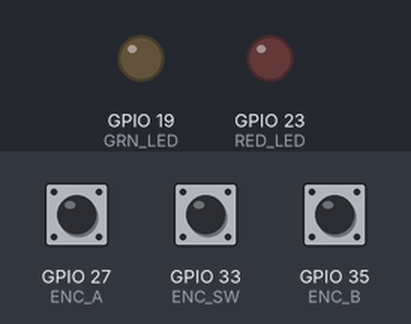
Bench run of a sketch on a simulated ESP32. Parts: output pins drawn as LEDs (lit = HIGH). The inputs (shaded band) are chosen by the test bench; at power-on: GPIO 33 (ENC_SW) HIGH, GPIO 27 (ENC_A) HIGH, GPIO 35 (ENC_B) HIGH. What the sketch prints to the serial monitor is not drawn.

Above: at 2.2 s.
2.3 s: GPIO 33 (ENC_SW) pulled LOW for 0.15 s
At 2.37 s:
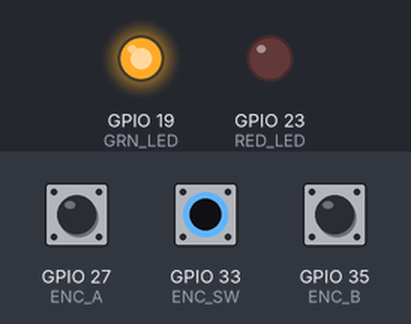
3.9 s: GPIO 33 (ENC_SW) pulled LOW for 3.2 s
At 8.2 s:
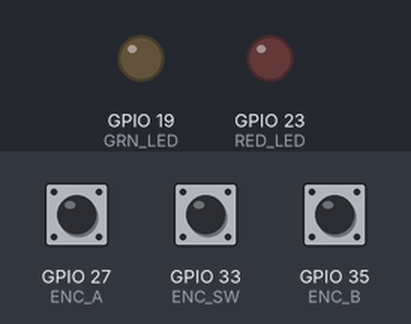
Timing chart, 0 to 9.7 s (numbered marks = the images above; inputs shaded):
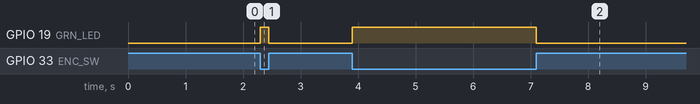

The sketch:

IoTPSP_ENCODER_Simple_ESP32.ino
```cpp
// program to test Rotary Encoder on the IoT Proto Shield Plus
// www.gtronicsShop.com


// select ESP32 mini board: tools->Board->"WEMOS D1 MINI ESP32"
// select port number


#define RED_LED 23 	//define GPIO number for red led
#define GRN_LED 19	//define GPIO number for green led

#define ENC_SW 33	//assign pin for rotary encoder switch
#define ENC_A 27	//assign pin for rotary encoder A
#define ENC_B 35	//assign pin for rotary encoder B

int encoderPosition = 0;
int encoderLastA = LOW;
bool currentEncA = LOW;

void setup() {

  Serial.begin(9600);
  while (!Serial);             //wait for serial monitor
  delay(1000);
  Serial.println("IoTPSP Rotary Encoder");
  Serial.println(" - Rotate the encoder knob to see its incremental position changing");
  Serial.println(" - Press the encoder knob to see green led changing its status");

  pinMode(ENC_A, INPUT);
  pinMode(ENC_B, INPUT);
  pinMode(ENC_SW, INPUT);

  pinMode(RED_LED, OUTPUT);
  pinMode(GRN_LED, OUTPUT);
}

void loop() {


  digitalWrite(GRN_LED, !digitalRead(ENC_SW));

  currentEncA = digitalRead(ENC_A);
  if ((encoderLastA == LOW) && (currentEncA == HIGH)) {
    if (digitalRead(ENC_B) == LOW) {
      encoderPosition--;
    } else {
      encoderPosition++;
    }
    Serial.print ("Encoder Position: ");
    Serial.println (encoderPosition);
  }
  encoderLastA = currentEncA;

}
```

Measured:
- after the input at 2.3 s, GPIO 19 (GRN_LED): LOW → HIGH at once, → LOW 0.15 s later
- after the input at 3.9 s, GPIO 19 (GRN_LED): LOW → HIGH at once, → LOW 3.2 s later
